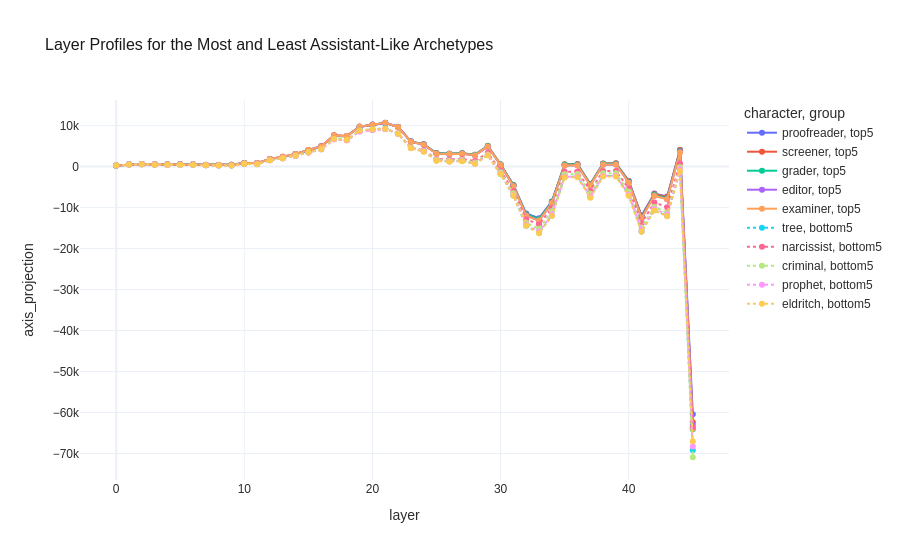

Notebook code for this chart:
### Code cell
# Plot the top and bottom archetype layer profiles so the depth signatures are visible in one figure
extreme_roles = ['proofreader', 'screener', 'grader', 'editor', 'examiner', 'tree', 'narcissist', 'criminal', 'prophet', 'eldritch']
profile_rows = []
for role in extreme_roles:
    for layer in range(role_tensor.shape[1]):
        profile_rows.append({
            'role': role,
            'character': role_to_character[role],
            'layer': layer,
            'axis_projection': float(projection_matrix[role_to_index[role], layer]),
            'group': 'top5' if role in extreme_roles[:5] else 'bottom5',
        })
profiles_df = pd.DataFrame(profile_rows)
fig = px.line(
    profiles_df,
    x='layer',
    y='axis_projection',
    color='character',
    line_dash='group',
    markers=True,
    title='Layer Profiles for the Most and Least Assistant-Like Archetypes',
)
apply_plotly_style(fig)
fig.show()

### Figure 1 — Plotly figure (JSON) as saved in the notebook; plotly's stock layout.template omitted (floating-point values rounded to 4 significant figures)
{"data": [{"hovertemplate": "character=proofreader<br>group=top5<br>layer=%{x}<br>axis_projection=%{y}<extra></extra>", "legendgroup": "proofreader, top5", "line": {"color": "#636efa", "dash": "solid"}, "marker": {"symbol": "circle"}, "mode": "lines+markers", "name": "proofreader, top5", "orientation": "v", "showlegend": true, "type": "scatter", "x": [0, 1, 2, 3, 4, 5, 6, 7, 8, 9, 10, 11, 12, 13, 14, 15, 16, 17, 18, 19, 20, 21, 22, 23, 24, 25, 26, 27, 28, 29, 30, 31, 32, 33, 34, 35, 36, 37, 38, 39, 40, 41, 42, 43, 44, 45], "xaxis": "x", "y": [287.5, 549.6, 647.4, 563.2, 541.6, 548.8, 579.7, 418.4, 411.1, 429.5, 876.7, 866.1, 1853.0, 2376.0, 3090.0, 4010.0, 4959.0, 7567.0, 7497.0, 9749.0, 10250.0, 10700.0, 9737.0, 6157.0, 5428.0, 3239.0, 3138.0, 3206.0, 2837.0, 4929.0, 506.8, -4492.0, -11450.0, -12590.0, -8482.0, 449.4, 511.8, -4231.0, 704.3, 738.9, -3527.0, -11930.0, -6589.0, -7288.0, 4039.0, -60400.0], "yaxis": "y"}, {"hovertemplate": "character=screener<br>group=top5<br>layer=%{x}<br>axis_projection=%{y}<extra></extra>", "legendgroup": "screener, top5", "line": {"color": "#EF553B", "dash": "solid"}, "marker": {"symbol": "circle"}, "mode": "lines+markers", "name": "screener, top5", "orientation": "v", "showlegend": true, "type": "scatter", "x": [0, 1, 2, 3, 4, 5, 6, 7, 8, 9, 10, 11, 12, 13, 14, 15, 16, 17, 18, 19, 20, 21, 22, 23, 24, 25, 26, 27, 28, 29, 30, 31, 32, 33, 34, 35, 36, 37, 38, 39, 40, 41, 42, 43, 44, 45], "xaxis": "x", "y": [296.3, 555.5, 653.3, 570.3, 551.9, 565.3, 592.6, 425.1, 419.5, 436.4, 885.7, 861.3, 1870.0, 2376.0, 3101.0, 4043.0, 4983.0, 7637.0, 7477.0, 9739.0, 10220.0, 10650.0, 9677.0, 6116.0, 5427.0, 3247.0, 3165.0, 3274.0, 2912.0, 5080.0, 538.7, -4566.0, -11700.0, -12840.0, -8578.0, 563.1, 609.0, -4256.0, 788.3, 821.4, -3531.0, -12140.0, -6692.0, -7436.0, 4046.0, -62350.0], "yaxis": "y"}, {"hovertemplate": "character=grader<br>group=top5<br>layer=%{x}<br>axis_projection=%{y}<extra></extra>", "legendgroup": "grader, top5", "line": {"color": "#00cc96", "dash": "solid"}, "marker": {"symbol": "circle"}, "mode": "lines+markers", "name": "grader, top5", "orientation": "v", "showlegend": true, "type": "scatter", "x": [0, 1, 2, 3, 4, 5, 6, 7, 8, 9, 10, 11, 12, 13, 14, 15, 16, 17, 18, 19, 20, 21, 22, 23, 24, 25, 26, 27, 28, 29, 30, 31, 32, 33, 34, 35, 36, 37, 38, 39, 40, 41, 42, 43, 44, 45], "xaxis": "x", "y": [298.1, 562.6, 653.1, 566.6, 549.7, 560.1, 587.9, 420.9, 421.2, 434.0, 869.2, 851.8, 1809.0, 2313.0, 3021.0, 3936.0, 4845.0, 7463.0, 7423.0, 9732.0, 10190.0, 10640.0, 9661.0, 6112.0, 5394.0, 3240.0, 3140.0, 3234.0, 2885.0, 5013.0, 523.1, -4551.0, -11700.0, -12840.0, -8641.0, 490.9, 543.0, -4352.0, 685.4, 706.6, -3684.0, -12370.0, -6887.0, -7705.0, 3725.0, -64100.0], "yaxis": "y"}, {"hovertemplate": "character=editor<br>group=top5<br>layer=%{x}<br>axis_projection=%{y}<extra></extra>", "legendgroup": "editor, top5", "line": {"color": "#ab63fa", "dash": "solid"}, "marker": {"symbol": "circle"}, "mode": "lines+markers", "name": "editor, top5", "orientation": "v", "showlegend": true, "type": "scatter", "x": [0, 1, 2, 3, 4, 5, 6, 7, 8, 9, 10, 11, 12, 13, 14, 15, 16, 17, 18, 19, 20, 21, 22, 23, 24, 25, 26, 27, 28, 29, 30, 31, 32, 33, 34, 35, 36, 37, 38, 39, 40, 41, 42, 43, 44, 45], "xaxis": "x", "y": [292.5, 555.4, 649.8, 565.8, 544.3, 556.7, 584.0, 417.3, 410.2, 421.6, 873.0, 849.1, 1829.0, 2355.0, 3056.0, 4002.0, 4909.0, 7540.0, 7418.0, 9740.0, 10230.0, 10610.0, 9642.0, 6068.0, 5334.0, 3137.0, 3028.0, 3115.0, 2735.0, 4872.0, 324.6, -4795.0, -11940.0, -13210.0, -8942.0, 251.9, 305.5, -4603.0, 475.0, 508.3, -3899.0, -12540.0, -7118.0, -7938.0, 3584.0, -63050.0], "yaxis": "y"}, {"hovertemplate": "character=examiner<br>group=top5<br>layer=%{x}<br>axis_projection=%{y}<extra></extra>", "legendgroup": "examiner, top5", "line": {"color": "#FFA15A", "dash": "solid"}, "marker": {"symbol": "circle"}, "mode": "lines+markers", "name": "examiner, top5", "orientation": "v", "showlegend": true, "type": "scatter", "x": [0, 1, 2, 3, 4, 5, 6, 7, 8, 9, 10, 11, 12, 13, 14, 15, 16, 17, 18, 19, 20, 21, 22, 23, 24, 25, 26, 27, 28, 29, 30, 31, 32, 33, 34, 35, 36, 37, 38, 39, 40, 41, 42, 43, 44, 45], "xaxis": "x", "y": [301.1, 561.4, 656.4, 575.8, 555.5, 569.6, 597.3, 429.5, 424.3, 439.4, 885.8, 862.9, 1863.0, 2390.0, 3075.0, 4024.0, 4932.0, 7561.0, 7439.0, 9758.0, 10240.0, 10680.0, 9639.0, 6076.0, 5332.0, 3150.0, 3068.0, 3160.0, 2761.0, 4932.0, 370.5, -4772.0, -11990.0, -13170.0, -8904.0, 289.2, 343.7, -4579.0, 494.8, 521.4, -3917.0, -12580.0, -7108.0, -7954.0, 3434.0, -63930.0], "yaxis": "y"}, {"hovertemplate": "character=tree<br>group=bottom5<br>layer=%{x}<br>axis_projection=%{y}<extra></extra>", "legendgroup": "tree, bottom5", "line": {"color": "#19d3f3", "dash": "dot"}, "marker": {"symbol": "circle"}, "mode": "lines+markers", "name": "tree, bottom5", "orientation": "v", "showlegend": true, "type": "scatter", "x": [0, 1, 2, 3, 4, 5, 6, 7, 8, 9, 10, 11, 12, 13, 14, 15, 16, 17, 18, 19, 20, 21, 22, 23, 24, 25, 26, 27, 28, 29, 30, 31, 32, 33, 34, 35, 36, 37, 38, 39, 40, 41, 42, 43, 44, 45], "xaxis": "x", "y": [240.3, 494.4, 565.2, 483.1, 452.7, 459.0, 478.2, 302.1, 278.1, 248.1, 667.5, 581.8, 1554.0, 2054.0, 2665.0, 3480.0, 4302.0, 6768.0, 6517.0, 8792.0, 9117.0, 9306.0, 8074.0, 4521.0, 3720.0, 1516.0, 1286.0, 1383.0, 739.1, 2819.0, -1798.0, -7071.0, -14410.0, -16160.0, -11900.0, -2507.0, -2448.0, -7431.0, -2269.0, -2275.0, -6925.0, -15820.0, -10600.0, -12060.0, -946.1, -69230.0], "yaxis": "y"}, {"hovertemplate": "character=narcissist<br>group=bottom5<br>layer=%{x}<br>axis_projection=%{y}<extra></extra>", "legendgroup": "narcissist, bottom5", "line": {"color": "#FF6692", "dash": "dot"}, "marker": {"symbol": "circle"}, "mode": "lines+markers", "name": "narcissist, bottom5", "orientation": "v", "showlegend": true, "type": "scatter", "x": [0, 1, 2, 3, 4, 5, 6, 7, 8, 9, 10, 11, 12, 13, 14, 15, 16, 17, 18, 19, 20, 21, 22, 23, 24, 25, 26, 27, 28, 29, 30, 31, 32, 33, 34, 35, 36, 37, 38, 39, 40, 41, 42, 43, 44, 45], "xaxis": "x", "y": [256.2, 514.4, 595.1, 506.4, 478.9, 486.7, 511.0, 348.2, 327.1, 306.1, 720.8, 663.4, 1595.0, 2066.0, 2674.0, 3451.0, 4240.0, 6682.0, 6420.0, 8616.0, 8923.0, 9184.0, 8064.0, 4638.0, 3973.0, 1854.0, 1765.0, 1843.0, 1358.0, 3366.0, -976.2, -5954.0, -12820.0, -14120.0, -10050.0, -1250.0, -1207.0, -5860.0, -1048.0, -1047.0, -5367.0, -13770.0, -8758.0, -9885.0, 765.7, -63580.0], "yaxis": "y"}, {"hovertemplate": "character=criminal<br>group=bottom5<br>layer=%{x}<br>axis_projection=%{y}<extra></extra>", "legendgroup": "criminal, bottom5", "line": {"color": "#B6E880", "dash": "dot"}, "marker": {"symbol": "circle"}, "mode": "lines+markers", "name": "criminal, bottom5", "orientation": "v", "showlegend": true, "type": "scatter", "x": [0, 1, 2, 3, 4, 5, 6, 7, 8, 9, 10, 11, 12, 13, 14, 15, 16, 17, 18, 19, 20, 21, 22, 23, 24, 25, 26, 27, 28, 29, 30, 31, 32, 33, 34, 35, 36, 37, 38, 39, 40, 41, 42, 43, 44, 45], "xaxis": "x", "y": [248.2, 507.3, 577.9, 494.6, 463.2, 462.4, 491.2, 329.6, 306.2, 277.1, 682.4, 626.4, 1570.0, 2032.0, 2667.0, 3473.0, 4263.0, 6726.0, 6437.0, 8631.0, 8960.0, 9169.0, 8051.0, 4635.0, 3833.0, 1707.0, 1503.0, 1602.0, 1024.0, 2976.0, -1390.0, -6507.0, -13670.0, -15140.0, -10890.0, -1885.0, -1801.0, -6610.0, -1643.0, -1625.0, -6124.0, -14880.0, -9845.0, -11230.0, -126.2, -70910.0], "yaxis": "y"}, {"hovertemplate": "character=prophet<br>group=bottom5<br>layer=%{x}<br>axis_projection=%{y}<extra></extra>", "legendgroup": "prophet, bottom5", "line": {"color": "#FF97FF", "dash": "dot"}, "marker": {"symbol": "circle"}, "mode": "lines+markers", "name": "prophet, bottom5", "orientation": "v", "showlegend": true, "type": "scatter", "x": [0, 1, 2, 3, 4, 5, 6, 7, 8, 9, 10, 11, 12, 13, 14, 15, 16, 17, 18, 19, 20, 21, 22, 23, 24, 25, 26, 27, 28, 29, 30, 31, 32, 33, 34, 35, 36, 37, 38, 39, 40, 41, 42, 43, 44, 45], "xaxis": "x", "y": [245.2, 498.4, 568.9, 489.8, 460.3, 468.9, 487.3, 312.3, 287.2, 260.4, 682.9, 607.8, 1570.0, 2053.0, 2663.0, 3458.0, 4241.0, 6668.0, 6407.0, 8561.0, 8925.0, 9173.0, 8027.0, 4514.0, 3720.0, 1545.0, 1300.0, 1401.0, 741.7, 2824.0, -1721.0, -6980.0, -14170.0, -15850.0, -11750.0, -2486.0, -2407.0, -7333.0, -2233.0, -2216.0, -6777.0, -15540.0, -10350.0, -11700.0, -670.8, -68280.0], "yaxis": "y"}, {"hovertemplate": "character=eldritch<br>group=bottom5<br>layer=%{x}<br>axis_projection=%{y}<extra></extra>", "legendgroup": "eldritch, bottom5", "line": {"color": "#FECB52", "dash": "dot"}, "marker": {"symbol": "circle"}, "mode": "lines+markers", "name": "eldritch, bottom5", "orientation": "v", "showlegend": true, "type": "scatter", "x": [0, 1, 2, 3, 4, 5, 6, 7, 8, 9, 10, 11, 12, 13, 14, 15, 16, 17, 18, 19, 20, 21, 22, 23, 24, 25, 26, 27, 28, 29, 30, 31, 32, 33, 34, 35, 36, 37, 38, 39, 40, 41, 42, 43, 44, 45], "xaxis": "x", "y": [241.9, 495.0, 565.1, 481.9, 452.6, 462.1, 481.0, 305.9, 276.4, 247.6, 670.6, 598.9, 1559.0, 2056.0, 2694.0, 3496.0, 4314.0, 6802.0, 6534.0, 8783.0, 9134.0, 9251.0, 8023.0, 4451.0, 3634.0, 1414.0, 1208.0, 1306.0, 670.1, 2750.0, -1853.0, -7137.0, -14440.0, -16270.0, -12030.0, -2639.0, -2578.0, -7575.0, -2430.0, -2442.0, -7117.0, -15910.0, -10720.0, -12090.0, -1079.0, -66980.0], "yaxis": "y"}], "layout": {"font": {"color": "#2d2d2d", "family": "Arial"}, "legend": {"title": {"text": "character, group"}, "tracegroupgap": 0}, "paper_bgcolor": "white", "plot_bgcolor": "white", "title": {"font": {"color": "#1a1a1a", "size": 16}, "text": "Layer Profiles for the Most and Least Assistant-Like Archetypes"}, "xaxis": {"anchor": "y", "domain": [0.0, 1.0], "title": {"text": "layer"}}, "yaxis": {"anchor": "x", "domain": [0.0, 1.0], "title": {"text": "axis_projection"}}}}
